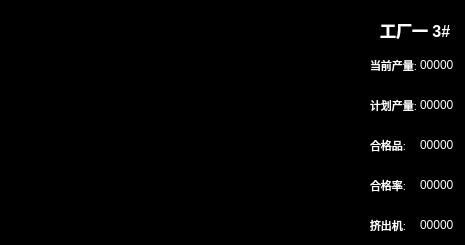
     <widget class="QFrame" name="frame_curve3">
      <property name="geometry">
       <rect>
        <x>965</x>
        <y>15</y>
        <width>465</width>
        <height>245</height>
       </rect>
      </property>
      <property name="styleSheet">
       <string notr="true">background-color: rgb(0, 0, 0);</string>
      </property>
      <property name="frameShape">
       <enum>QFrame::StyledPanel</enum>
      </property>
      <property name="frameShadow">
       <enum>QFrame::Raised</enum>
      </property>
      <widget class="QWidget" name="curve3_data1" native="true">
       <property name="geometry">
        <rect>
         <x>370</x>
         <y>50</y>
         <width>95</width>
         <height>30</height>
        </rect>
       </property>
       <widget class="QLabel" name="curve3_data1_title">
        <property name="geometry">
         <rect>
          <x>0</x>
          <y>0</y>
          <width>50</width>
          <height>30</height>
         </rect>
        </property>
        <property name="font">
         <font>
          <pointsize>8</pointsize>
          <weight>50</weight>
          <bold>false</bold>
         </font>
        </property>
        <property name="layoutDirection">
         <enum>Qt::LeftToRight</enum>
        </property>
        <property name="autoFillBackground">
         <bool>false</bool>
        </property>
        <property name="styleSheet">
         <string notr="true">color: rgb(255, 255, 255);</string>
        </property>
        <property name="text">
         <string>当前产量:</string>
        </property>
       </widget>
       <widget class="QLabel" name="curve3_data1_data">
        <property name="geometry">
         <rect>
          <x>50</x>
          <y>0</y>
          <width>45</width>
          <height>30</height>
         </rect>
        </property>
        <property name="styleSheet">
         <string notr="true">color: rgb(255, 255, 255);</string>
        </property>
        <property name="text">
         <string>00000</string>
        </property>
       </widget>
      </widget>
      <widget class="QWidget" name="curve3_data2" native="true">
       <property name="geometry">
        <rect>
         <x>370</x>
         <y>90</y>
         <width>95</width>
         <height>30</height>
        </rect>
       </property>
       <widget class="QLabel" name="curve3_data2_title">
        <property name="geometry">
         <rect>
          <x>0</x>
          <y>0</y>
          <width>50</width>
          <height>30</height>
         </rect>
        </property>
        <property name="font">
         <font>
          <pointsize>8</pointsize>
          <weight>50</weight>
          <bold>false</bold>
         </font>
        </property>
        <property name="layoutDirection">
         <enum>Qt::LeftToRight</enum>
        </property>
        <property name="autoFillBackground">
         <bool>false</bool>
        </property>
        <property name="styleSheet">
         <string notr="true">color: rgb(255, 255, 255);</string>
        </property>
        <property name="text">
         <string>计划产量:</string>
        </property>
       </widget>
       <widget class="QLabel" name="curve3_data2_data">
        <property name="geometry">
         <rect>
          <x>50</x>
          <y>0</y>
          <width>45</width>
          <height>30</height>
         </rect>
        </property>
        <property name="styleSheet">
         <string notr="true">color: rgb(255, 255, 255);</string>
        </property>
        <property name="text">
         <string>00000</string>
        </property>
       </widget>
      </widget>
      <widget class="QWidget" name="curve3_data3" native="true">
       <property name="geometry">
        <rect>
         <x>370</x>
         <y>130</y>
         <width>95</width>
         <height>30</height>
        </rect>
       </property>
       <widget class="QLabel" name="curve3_data3_title">
        <property name="geometry">
         <rect>
          <x>0</x>
          <y>0</y>
          <width>50</width>
          <height>30</height>
         </rect>
        </property>
        <property name="font">
         <font>
          <pointsize>8</pointsize>
          <weight>50</weight>
          <bold>false</bold>
         </font>
        </property>
        <property name="layoutDirection">
         <enum>Qt::LeftToRight</enum>
        </property>
        <property name="autoFillBackground">
         <bool>false</bool>
        </property>
        <property name="styleSheet">
         <string notr="true">color: rgb(255, 255, 255);</string>
        </property>
        <property name="text">
         <string>合格品:</string>
        </property>
       </widget>
       <widget class="QLabel" name="curve3_data3_data">
        <property name="geometry">
         <rect>
          <x>50</x>
          <y>0</y>
          <width>45</width>
          <height>30</height>
         </rect>
        </property>
        <property name="styleSheet">
         <string notr="true">color: rgb(255, 255, 255);</string>
        </property>
        <property name="text">
         <string>00000</string>
        </property>
       </widget>
      </widget>
      <widget class="QWidget" name="curve3_data4" native="true">
       <property name="geometry">
        <rect>
         <x>370</x>
         <y>170</y>
         <width>95</width>
         <height>30</height>
        </rect>
       </property>
       <widget class="QLabel" name="curve3_data4_title">
        <property name="geometry">
         <rect>
          <x>0</x>
          <y>0</y>
          <width>50</width>
          <height>30</height>
         </rect>
        </property>
        <property name="font">
         <font>
          <pointsize>8</pointsize>
          <weight>50</weight>
          <bold>false</bold>
         </font>
        </property>
        <property name="layoutDirection">
         <enum>Qt::LeftToRight</enum>
        </property>
        <property name="autoFillBackground">
         <bool>false</bool>
        </property>
        <property name="styleSheet">
         <string notr="true">color: rgb(255, 255, 255);</string>
        </property>
        <property name="text">
         <string>合格率:</string>
        </property>
       </widget>
       <widget class="QLabel" name="curve3_data4_data">
        <property name="geometry">
         <rect>
          <x>50</x>
          <y>0</y>
          <width>45</width>
          <height>30</height>
         </rect>
        </property>
        <property name="styleSheet">
         <string notr="true">color: rgb(255, 255, 255);</string>
        </property>
        <property name="text">
         <string>00000</string>
        </property>
       </widget>
      </widget>
      <widget class="QWidget" name="curve3_data5" native="true">
       <property name="geometry">
        <rect>
         <x>370</x>
         <y>210</y>
         <width>95</width>
         <height>30</height>
        </rect>
       </property>
       <widget class="QLabel" name="curve3_data5_title">
        <property name="geometry">
         <rect>
          <x>0</x>
          <y>0</y>
          <width>50</width>
          <height>30</height>
         </rect>
        </property>
        <property name="font">
         <font>
          <pointsize>8</pointsize>
          <weight>50</weight>
          <bold>false</bold>
         </font>
        </property>
        <property name="layoutDirection">
         <enum>Qt::LeftToRight</enum>
        </property>
        <property name="autoFillBackground">
         <bool>false</bool>
        </property>
        <property name="styleSheet">
         <string notr="true">color: rgb(255, 255, 255);</string>
        </property>
        <property name="text">
         <string>挤出机:</string>
        </property>
       </widget>
       <widget class="QLabel" name="curve3_data5_data">
        <property name="geometry">
         <rect>
          <x>50</x>
          <y>0</y>
          <width>45</width>
          <height>30</height>
         </rect>
        </property>
        <property name="styleSheet">
         <string notr="true">color: rgb(255, 255, 255);</string>
        </property>
        <property name="text">
         <string>00000</string>
        </property>
       </widget>
      </widget>
      <widget class="QLabel" name="curve1_title_4">
       <property name="geometry">
        <rect>
         <x>380</x>
         <y>10</y>
         <width>80</width>
         <height>40</height>
        </rect>
       </property>
       <property name="font">
        <font>
         <pointsize>12</pointsize>
         <weight>75</weight>
         <bold>true</bold>
        </font>
       </property>
       <property name="layoutDirection">
        <enum>Qt::LeftToRight</enum>
       </property>
       <property name="autoFillBackground">
        <bool>false</bool>
       </property>
       <property name="styleSheet">
        <string notr="true">color: rgb(255, 255, 255);</string>
       </property>
       <property name="text">
        <string>工厂一 3#</string>
       </property>
      </widget>
      <widget class="QWidget" name="curve3" native="true">
       <property name="geometry">
        <rect>
         <x>0</x>
         <y>0</y>
         <width>370</width>
         <height>245</height>
        </rect>
       </property>
      </widget>
     </widget>
